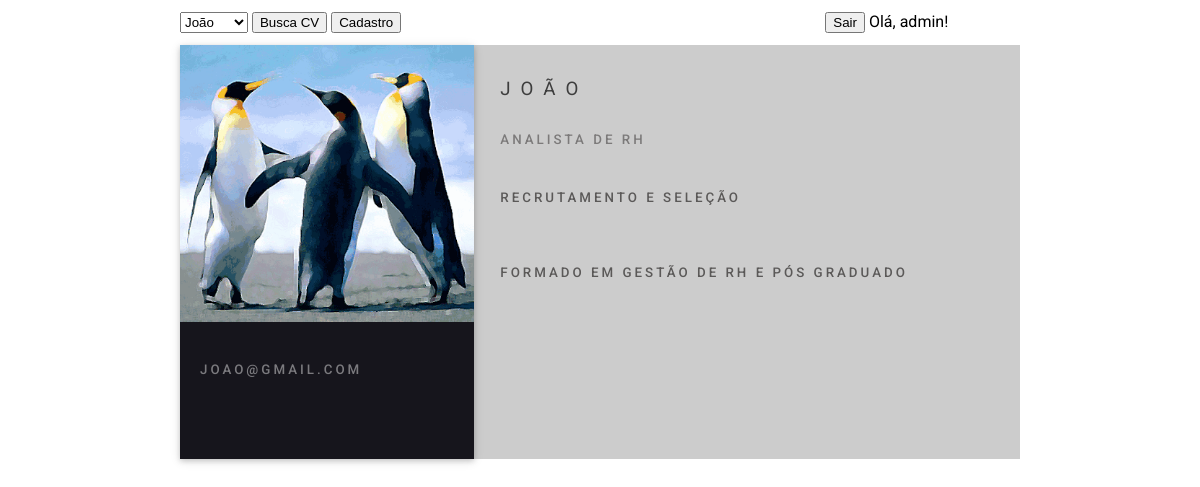
/index.php?id=2 (signed in), run on the app's committed database.
### tables this page shows
CREATE TABLE `info_curriculo` (
  `id` int(11) NOT NULL,
  `nome` varchar(255) NOT NULL,
  `cargo` varchar(255) NOT NULL,
  `experiencia` mediumtext NOT NULL,
  `educacao` mediumtext NOT NULL,
  `contato` mediumtext NOT NULL,
  `telefone` varchar(15) NOT NULL,
  `imagem` varchar(255) NOT NULL,
  `formacao` varchar(255) NOT NULL,
  `ferramentas` varchar(255) NOT NULL
);

### index.php (the view, shortened to what this page needs)
<?php
include("connection.php");
    $id = 1;
    if (isset($_GET["id"])) {
      $id = $_GET["id"];
    };
  $sql = 'SELECT nome, cargo, experiencia, educacao, contato, imagem FROM info_curriculo WHERE id = ' . $id;
  $dados = $conn->query($sql);
    foreach ($dados as $row) {
        $nome = utf8_encode($row["nome"]);
        $cargo = utf8_encode($row["cargo"]);
        $experiencia = utf8_encode($row["experiencia"]);
        $formacao = utf8_encode($row["educacao"]);
        $contato = utf8_encode($row["contato"]);
        $imagem = $row["imagem"];
    }
?>
<!DOCTYPE html>
<html lang="en">
<head>
  <link rel="stylesheet" href="css/custom.css">
</head>
<body>
  <form method="post">
    <select id="select" name="select" style="height: 21px; margin-left: 15%; margin-top: 1%; margin-bottom: 1%">
        <?php
          $filtro = 'SELECT id, nome FROM info_curriculo';
          $filtro = $conn->query($filtro);
          foreach ($filtro as $row){ ?>
            <option <?=$id == $row["id"] ? 'selected' : '' ?> value="<?=$row["id"]?>"><?=utf8_encode($row["nome"])?></option>
        <?php  }
        ?>
    </select>
    <input type="submit" value="Busca CV">
    <?php
        if($_SESSION["permissao"] == 1) {
    ?>
      <button><a style="color: black; text-decoration: none" rate="button" href="cadastro.php"> Cadastro </a> </button>
    <?php
      }
    ?>
    <input style="margin-left: 35%;" type="submit" name="logout" id="logout" value="Sair">
    Olá, <?=$_SESSION["usuario"]?>!
  </form>
  <main>
    <div class="leftCol m_box">
      <section style="background-image:url(<?=$imagem?>)" class="perfil"></section>
      <section class="contacts">
        <div class="section-headline">
          <?php echo $contato ?>
        </div>
      </section>
    </div>
    <div class="rightCol">
      <section>
        <div class="title">
          <h2><?php echo $nome ?></h2>
          <div><?php echo $cargo ?></div>
        </div>
      </section>
      <section class="experience">
        <div class="section-headline"><?php echo $experiencia ?></div>
      </section>
      <section class="education">
        <div class="section-headline"><?php echo $formacao ?></div>
    </div>
  </main>
</body>
</html>

### css/text.css (style rules this page uses)
.title { right: 25px; padding-left: 20px; padding-top: 20px; bottom: 25px }
.title h2 { text-transform: uppercase; display: block; font-size: 1.17em; color: #fff; color: rgba(0, 0, 0, .7); padding-top: 0; margin-top: 0; letter-spacing: 10px; font-weight: 400 }
.title div { margin-top: -5px; margin-top: 0; margin: 0; padding: 0; line-height: 15pt; font-weight: 300; letter-spacing: 2px; color: #fff; color: #16151c; color: rgba(63, 61, 60, .71); display: block; font-size: .67em; padding-top: 0 }
.section-headline, .title div { font-weight: 500; letter-spacing: 3px; font-size: 10pt; text-transform: uppercase; opacity: .8 }
.section-headline { margin-left: 20px; margin-top: 40px; margin-bottom: 20px; color: #3f3d3c }

### css/general.css (style rules this page uses)
a { cursor: pointer }
.m_box { box-shadow: 0 2px 5px 0 rgba(0, 0, 0, .16), 0 2px 10px 0 rgba(0, 0, 0, .12) }
h2 { font-weight: 500; font-size: 22pt; line-height: 37pt }

### css/layout.css (style rules this page uses)
body { padding: 0; margin: 0; overflow-x: hidden; font-family: Roboto, sans-serif; }
body>main { margin: 0 15%; min-width: 800px; background-color: #ccc; display: flex; }
.rightCol, .leftCol { padding-bottom: 5%; }
.rightCol { padding-bottom: 5%; width: 63.5%; margin: 0 auto; display: flex; flex-direction: column; }
.leftCol .perfil { background-color: #fff; background-repeat: no-repeat; background-size: cover; background-position: 50%; width: 100%; height: 277px; }
.leftCol { width: 35%; text-align: left; color: #fff; color: hsla(0, 0%, 100%, .59); background-color: #16151c; overflow: hidden; }
.leftCol .section-headline { color: hsla(0, 0%, 100%, .54); }

### data on the page
info_curriculo: imagem (picture), contato "JOAO@GMAIL.COM", nome "JOÃO", cargo "ANALISTA DE RH", experiencia "RECRUTAMENTO E SELEÇÃO", educacao "FORMADO EM GESTÃO DE RH E PÓS GRADUADO"

### other printed values
$_SESSION["usuario"] "admin"
form field select "João"
